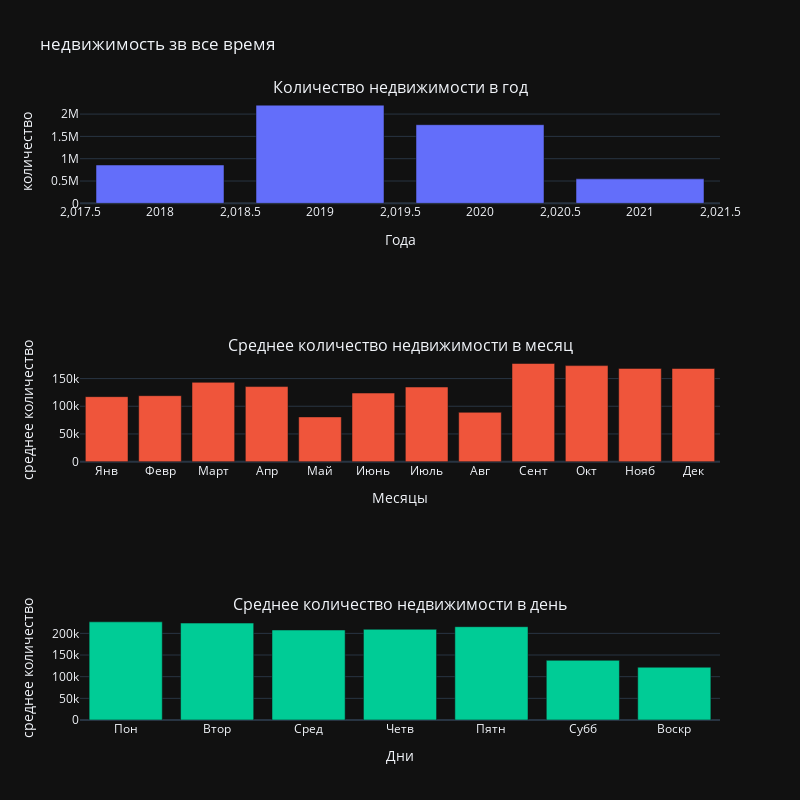

Write notebook code for a chart like this one.
### Code cell
df_analys['date'] = pd.to_datetime(df_analys['date'])
df_analys_filtereed = df_analys.assign(year=df_analys['date'].map(lambda dates: dates.year))
df_analys_filtereed = df_analys_filtereed.assign(month=df_analys['date'].map(lambda dates: dates.month))
df_analys_filtereed = df_analys_filtereed.assign(
    day=df_analys['date'].map(lambda dates: dates.weekday()))

y_yrs = df_analys_filtereed.groupby('year')['estate_id'].count().values
x_yrs = df_analys_filtereed.groupby('year')['estate_id'].count().index.values

y_months = df_analys_filtereed.groupby(by=['year', 'month']).agg('count').groupby('month')[
    'estate_id'].mean().values

x_months = ['Янв', 'Февр', 'Март', 'Апр', 'Май', 'Июнь', 'Июль', 'Авг', 'Сент', 'Окт', 'Нояб', 'Дек']

y_days = df_analys_filtereed.groupby(['year', 'day']).agg('count').groupby('day')['estate_id'].mean().values

x_days = ['Пон', 'Втор', 'Сред', 'Четв', 'Пятн', 'Субб', 'Воскр']

trace1 = go.Bar(
    x=x_yrs,
    y=y_yrs
)
trace2 = go.Bar(
    x=x_months,
    y=y_months,
    xaxis='x2',
    yaxis='y2'
)
trace3 = go.Bar(
    x=x_days,
    y=y_days,
    xaxis='x3',
    yaxis='y3'
)

data = [trace1, trace2, trace3]
fig = plotly.tools.make_subplots(rows=3, cols=1, specs=[[{}], [{}], [{}]], vertical_spacing=0.25,
                                 subplot_titles=('Количество недвижимости в год',
                                                 'Среднее количество недвижимости в месяц',
                                                 'Среднее количество недвижимости в день'))

fig.append_trace(trace1, 1, 1)
fig.append_trace(trace2, 2, 1)
fig.append_trace(trace3, 3, 1)

fig['layout']['xaxis1'].update(title='Года')
fig['layout']['xaxis2'].update(title='Месяцы')
fig['layout']['xaxis3'].update(title='Дни')

fig['layout']['yaxis1'].update(title='количество')
fig['layout']['yaxis2'].update(title='среднее количество')
fig['layout']['yaxis3'].update(title='среднее количество')

fig['layout'].update(showlegend=False, height=800, width=800, title='недвижимость зв все время')
iplot(fig)

### Figure 1 — Plotly figure (JSON) as saved in the notebook; plotly's stock layout.template omitted (floating-point values rounded to 4 significant figures)
{"data": [{"x": [2018, 2019, 2020, 2021], "xaxis": "x", "y": [859428, 2199992, 1762557, 548678], "yaxis": "y", "type": "bar"}, {"x": ["Янв", "Февр", "Март", "Апр", "Май", "Июнь", "Июль", "Авг", "Сент", "Окт", "Нояб", "Дек"], "xaxis": "x2", "y": [117300.0, 119100.0, 143100.0, 135600.0, 80800.0, 123900.0, 134800.0, 89070.0, 177200.0, 173400.0, 168300.0, 168200.0], "yaxis": "y2", "type": "bar"}, {"x": ["Пон", "Втор", "Сред", "Четв", "Пятн", "Субб", "Воскр"], "xaxis": "x3", "y": [226600.0, 223800.0, 207800.0, 209400.0, 215400.0, 137800.0, 121900.0], "yaxis": "y3", "type": "bar"}], "layout": {"annotations": [{"font": {"size": 16}, "showarrow": false, "text": "Количество недвижимости в год", "x": 0.5, "xanchor": "center", "xref": "paper", "y": 1.0, "yanchor": "bottom", "yref": "paper"}, {"font": {"size": 16}, "showarrow": false, "text": "Среднее количество недвижимости в месяц", "x": 0.5, "xanchor": "center", "xref": "paper", "y": 0.5833, "yanchor": "bottom", "yref": "paper"}, {"font": {"size": 16}, "showarrow": false, "text": "Среднее количество недвижимости в день", "x": 0.5, "xanchor": "center", "xref": "paper", "y": 0.1667, "yanchor": "bottom", "yref": "paper"}], "height": 800, "showlegend": false, "title": {"text": "недвижимость зв все время"}, "width": 800, "xaxis": {"anchor": "y", "domain": [0.0, 1.0], "title": {"text": "Года"}}, "yaxis": {"anchor": "x", "domain": [0.8333, 1.0], "title": {"text": "количество"}}, "xaxis2": {"anchor": "y2", "domain": [0.0, 1.0], "title": {"text": "Месяцы"}}, "yaxis2": {"anchor": "x2", "domain": [0.4167, 0.5833], "title": {"text": "среднее количество"}}, "xaxis3": {"anchor": "y3", "domain": [0.0, 1.0], "title": {"text": "Дни"}}, "yaxis3": {"anchor": "x3", "domain": [0.0, 0.1667], "title": {"text": "среднее количество"}}}}
